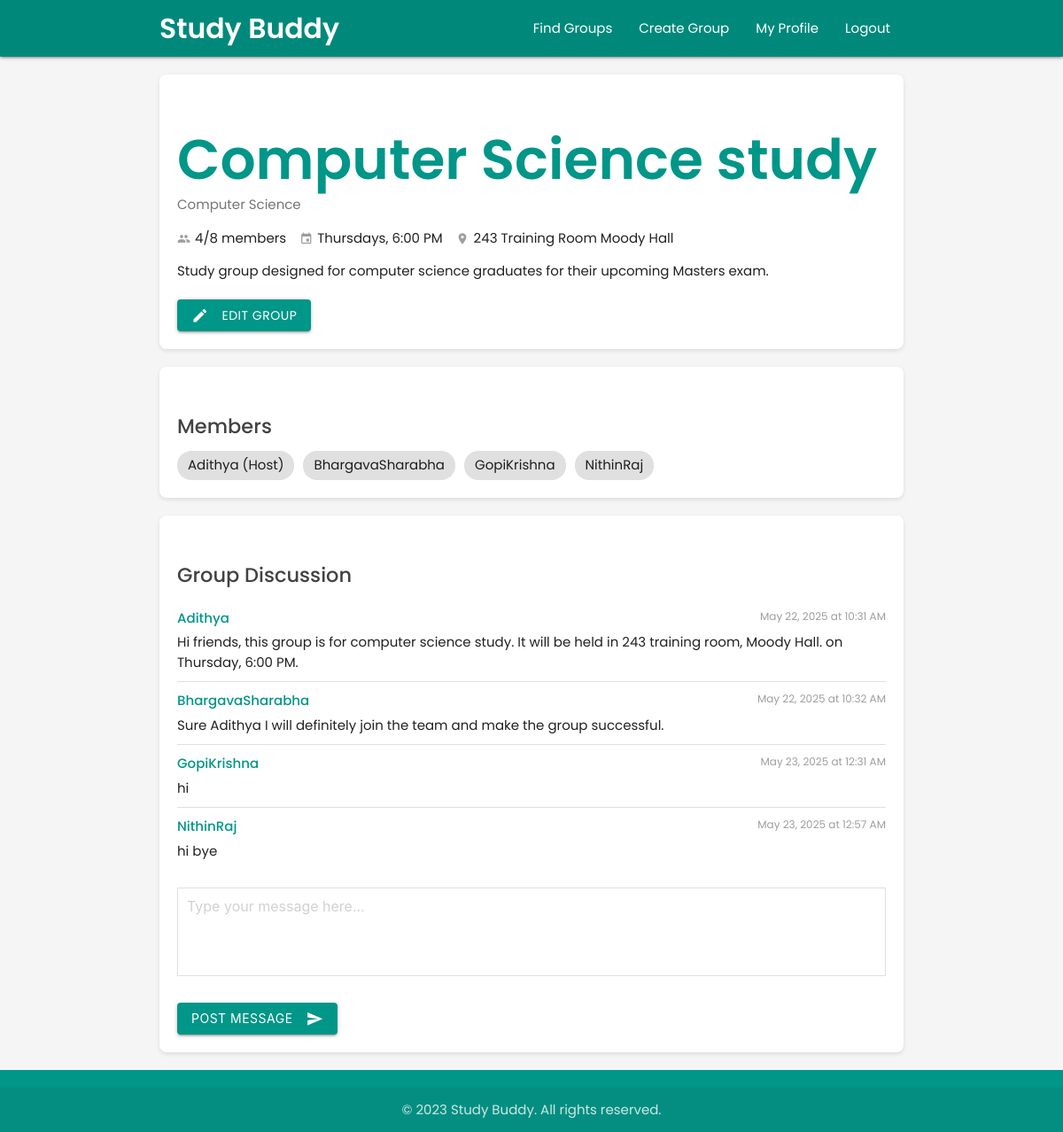
/group_details/2 (signed in), run on an earlier commit of the app's database.
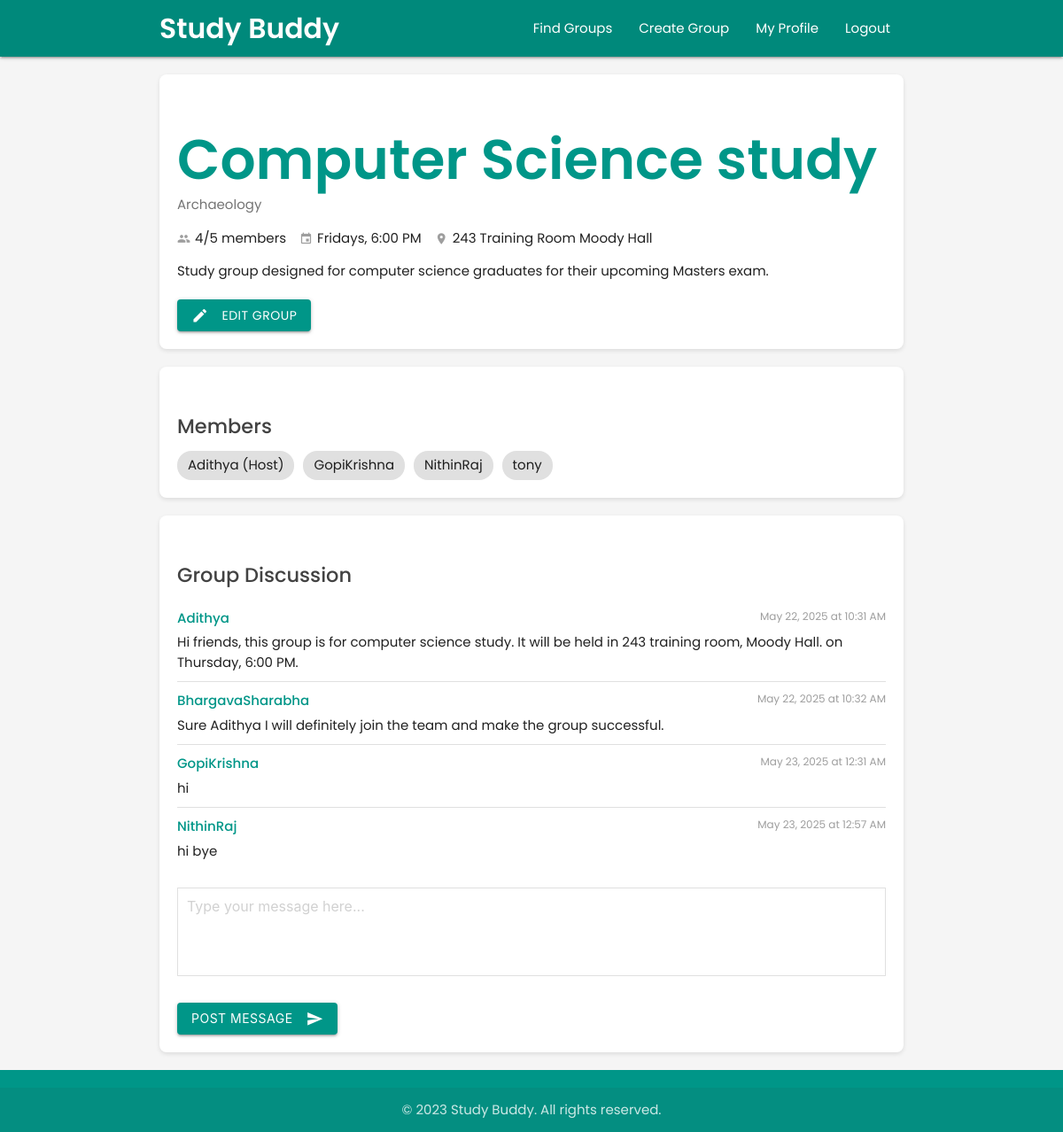
And on a later commit of the database.
### userDashboard/models.py (models this page shows, shortened)
class StudyGroup(models.Model):
    title = models.CharField(max_length=100)
    description = models.TextField()
    subject = models.ForeignKey(Subject, on_delete=models.CASCADE, related_name='study_groups')
    host = models.ForeignKey(settings.AUTH_USER_MODEL, on_delete=models.CASCADE, related_name='hosted_groups')
    members = models.ManyToManyField(settings.AUTH_USER_MODEL, through='GroupMembership', related_name='joined_groups')
    max_members = models.PositiveIntegerField(default=8)
    meeting_date = models.DateField()
    meeting_time = models.TimeField()
    meeting_location = models.CharField(max_length=255, blank=True)
    created_at = models.DateTimeField(auto_now_add=True)
    updated_at = models.DateTimeField(auto_now=True)
    @property
    def current_member_count(self):
        return self.members.count()
    class Meta:
        ordering = ['meeting_date', 'meeting_time']

class GroupMembership(models.Model):
    user = models.ForeignKey(settings.AUTH_USER_MODEL, on_delete=models.CASCADE)
    group = models.ForeignKey(StudyGroup, on_delete=models.CASCADE)
    date_joined = models.DateTimeField(auto_now_add=True)
    is_active = models.BooleanField(default=True)
    class Meta:
        unique_together = ('user', 'group')

class GroupMessage(models.Model):
    group = models.ForeignKey(StudyGroup, on_delete=models.CASCADE, related_name='messages')
    user = models.ForeignKey(settings.AUTH_USER_MODEL, on_delete=models.CASCADE)
    content = models.TextField()
    timestamp = models.DateTimeField(auto_now_add=True)
    class Meta:
        ordering = ['timestamp']

### userProfile/models.py (models this page shows, shortened)
class Subject(models.Model):
    name = models.CharField(max_length=100, unique=True)
    description = models.TextField(blank=True)
    class Meta:
        ordering = ['name']

### userAuth/models.py (models this page shows)
class CustomUser(AbstractUser):
    email = models.EmailField(unique=True)
    objects = CustomUserManager()
    EMAIL_FIELD = 'email'
    REQUIRED_FIELDS = ['email']

### userDashboard/views.py (the view, shortened to what this page needs)
# urls.py: path('group_details/<int:group_id>', views.group_details, name='group_details'),
@login_required
def group_details(request, group_id=None):
    if group_id:
        try:
            group = StudyGroup.objects.get(id=group_id)
            is_member = group.members.filter(id=request.user.id).exists()
            is_host = group.host == request.user
            has_pending_request = GroupJoinRequest.objects.filter(
                user=request.user,
                group=group,
                status='pending'
            ).exists()
            pending_requests = []
            if is_host:
                pending_requests = GroupJoinRequest.objects.filter(
                    group=group,
                    status='pending'
                ).select_related('user')
            messages_list = group.messages.all().order_by('timestamp')
            context = {
                'group': group,
                'is_member': is_member,
                'is_host': is_host,
                'has_pending_request': has_pending_request,
                'pending_requests': pending_requests,
                'messages_list': messages_list
            }
            return render(request, 'userDashboard/group_detail.html', context)
        except StudyGroup.DoesNotExist:
            messages.error(request, "Study group not found.")
            return redirect('dashboard')
    return render(request, 'userDashboard/group_detail.html')

### userDashboard/templates/userDashboard/group_detail.html (shortened to what the changed rows need)
<!DOCTYPE html>
<html lang="en">
<head>
  <link rel="stylesheet" href="https://cdnjs.cloudflare.com/ajax/libs/materialize/1.0.0/css/materialize.min.css">
</head>
<body>
  <main id="main-content" class="container">
    {% if group %}
    <section class="group-header">
      <h1 class="group-title">{{ group.title }}</h1>
      <span class="group-subject">{{ group.subject.name }}</span>
      <div class="group-meta">
        <div class="meta-item">
          <i class="material-icons tiny">group</i>
          <span>{{ group.current_member_count }}/{{ group.max_members }} members</span>
        </div>
        <div class="meta-item">
          <i class="material-icons tiny">event</i>
          <span>{{ group.meeting_date|date:"l" }}s, {{ group.meeting_time|time:"g:i A" }}</span>
        </div>
        {% if group.meeting_location %}
        <div class="meta-item">
          <i class="material-icons tiny">location_on</i>
          <span>{{ group.meeting_location }}</span>
        </div>
        {% endif %}
      </div>
      <p class="group-description">
        {{ group.description }}
      </p>
      <div class="group-actions">
        {% if not is_member %}
          {% if has_pending_request %}
            <button disabled class="btn waves-effect waves-light grey">
              <i class="material-icons left">hourglass_empty</i>
              Request Pending
            </button>
          {% else %}
            <form method="POST" action="{% url 'join_group' group.id %}">
              {% csrf_token %}
              <button type="submit" class="btn waves-effect waves-light">
                <i class="material-icons left">group_add</i>
                Request to Join
              </button>
            </form>
          {% endif %}
        {% elif is_host %}
        <a href="{% url 'edit_group' group.id %}" class="btn waves-effect waves-light">
          <i class="material-icons left">edit</i>
          Edit Group
        </a>
        {% endif %}
      </div>
    </section>
    <section class="members-section">
      <h2 class="section-title">Members</h2>
      <div class="members-list">
        {% for membership in group.groupmembership_set.all %}
        <span class="member-chip">
          {{ membership.user.get_full_name|default:membership.user.username }}
          {% if membership.user == group.host %}(Host){% endif %}
        </span>
        {% endfor %}
      </div>
    </section>
    <section class="discussion-section">
      <h2 class="section-title">Group Discussion</h2>
      <div class="messages-container">
        {% if messages_list %}
          {% for message in messages_list %}
          <div class="message">
            <div class="message-header">
              <span class="message-user">{{ message.user.get_full_name|default:message.user.username }}</span>
              <span class="message-time">{{ message.timestamp|date:"F j, Y" }} at {{ message.timestamp|time:"g:i A" }}</span>
            </div>
            <p class="message-content">
              {{ message.content }}
            </p>
          </div>
          {% endfor %}
        {% else %}
          <p class="center-align">No messages yet. Be the first to post!</p>
        {% endif %}
      </div>
      {% if is_member or is_host %}
      <form class="comment-form" method="POST" action="{% url 'group_details' group.id %}">
        <div class="input-field">
          <textarea id="message" name="message" class="materialize-textarea" placeholder="Type your message here..." rows="3" required aria-required="true"></textarea>
        </div>
        <button type="submit" class="btn waves-effect waves-light">
          Post Message
          <i class="material-icons right">send</i>
        </button>
      </form>
      {% endif %}
    </section>
    {% else %}
    <div class="card-panel">
      <p class="center-align">Study group not found. <a href="{% url 'dashboard' %}">Return to dashboard</a></p>
    </div>
    {% endif %}
  </main>
</body>
</html>

What changed in the data, as far as the page shows it:
removed GroupMembership: user.get_full_name "BhargavaSharabha"
changed StudyGroup "Computer Science study": subject.name "Computer Science" → "Archaeology"; max_members "8" → "5"; meeting_date "Thursday" → "Friday"
added GroupMembership: user.get_full_name "tony"
